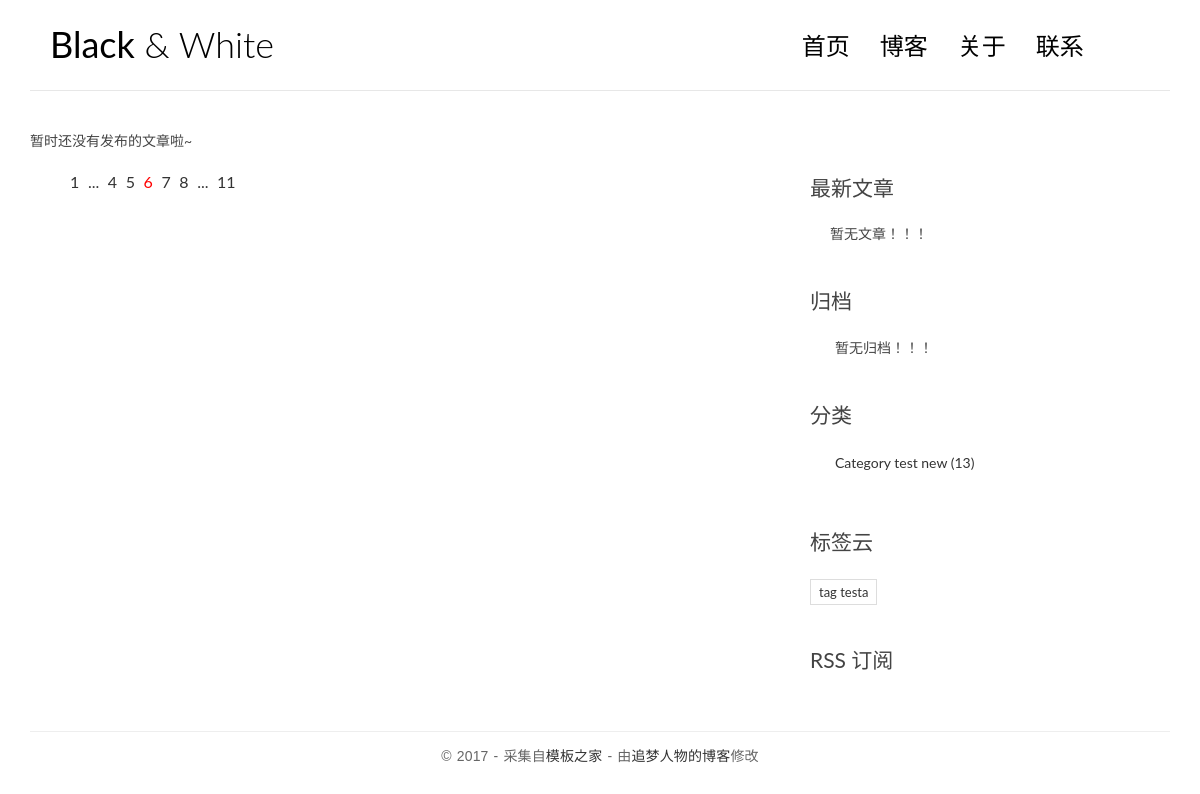
The app's page /, older data.
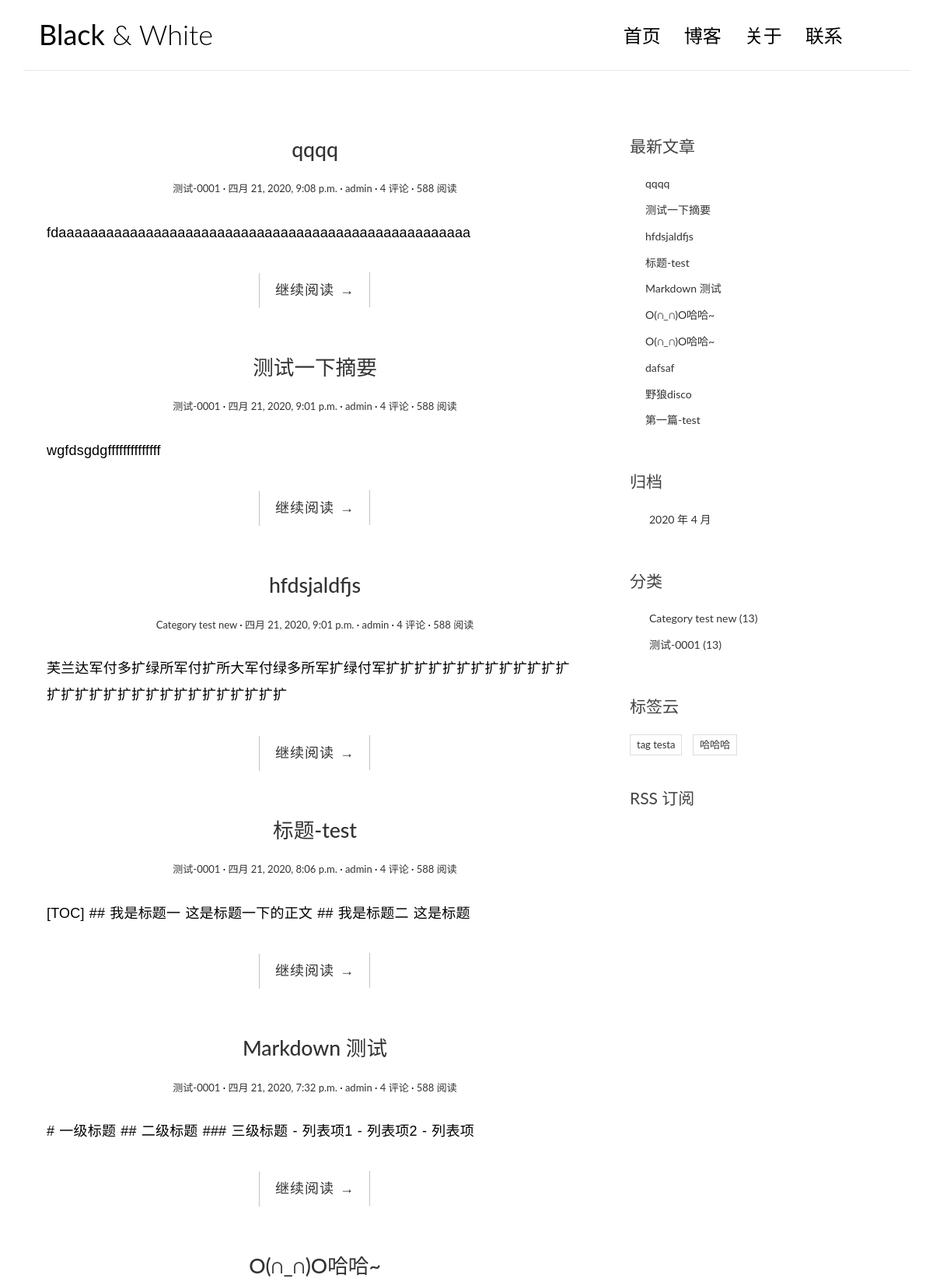
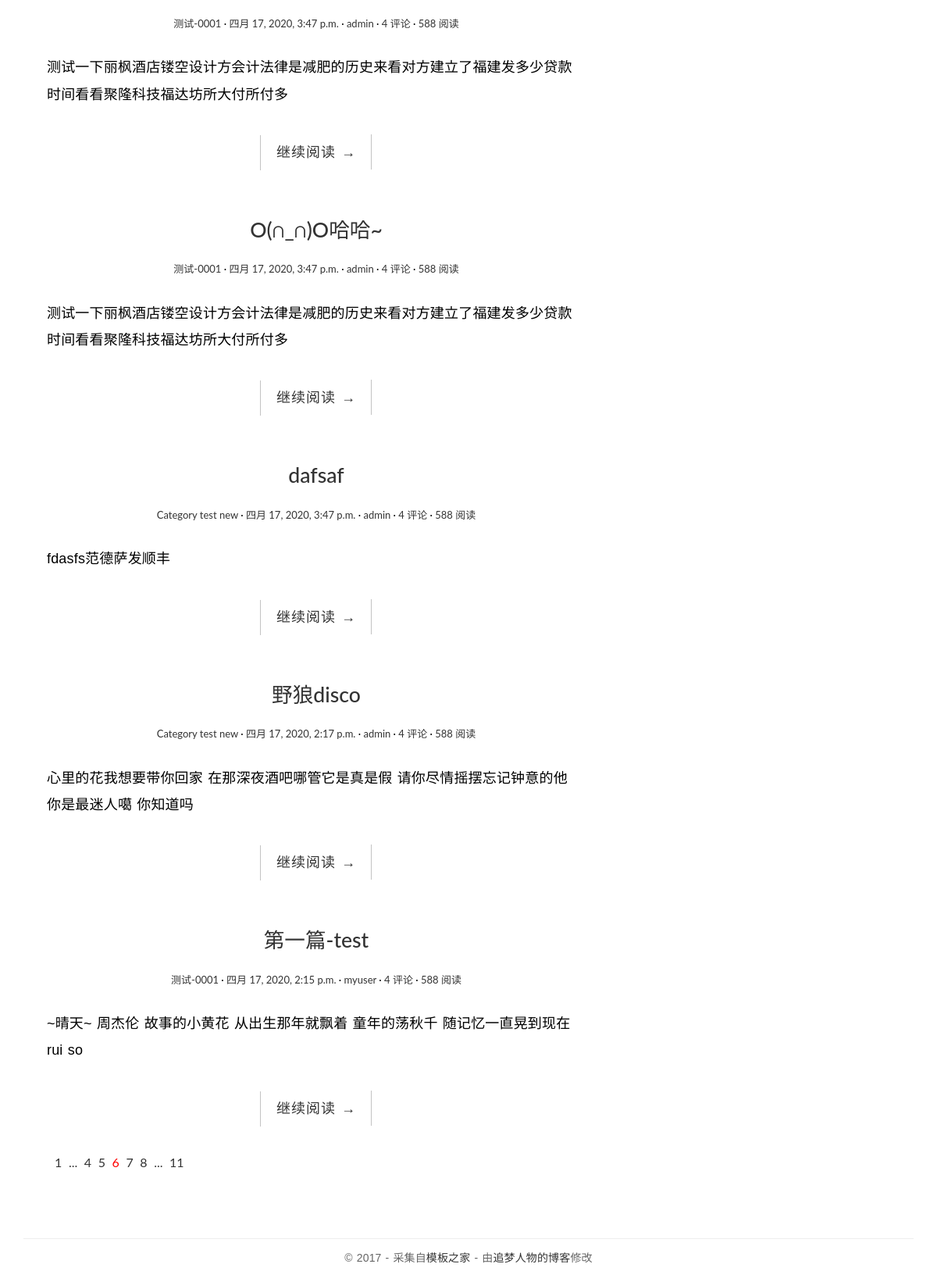
The same page, newer data (2 pictures, top to bottom).
### blog/models.py (models this page shows, shortened)
class Category(models.Model):
    """
    django 要求模型必须继承models.Model类。
    Category 只需要一个简单的分类名 name 就可以了
    CharField 指定了分类名 name 数据类型，CharField是字符型，
    CharField 的 max_length 参数指定其最大长度，超过这个长度的分类名就不能被存入数据库。
    当然 django 还为我们提供了多种其他的数据类型，如日期时间类型DateTimeField、整数类型IntegerField等等。
    django的全部类型可查看文档: https://docs.djangoproject.com/en/2.2/ref/models/fields/#field-types
    """
    name = models.CharField(max_length=100)

class Tag(models.Model):
    """
    标签Tag也比较简单，和Category一样。
    """
    name = models.CharField(max_length=100)

class Post(models.Model):
    """
    文章的数据库表稍微复杂一点，主要是涉及的字段更多。
    """
    title = models.CharField(max_length=70)
    body = models.TextField()
    created_time = models.DateTimeField()
    modified_time = models.DateTimeField()
    excerpt = models.CharField(max_length=200, blank=True)
    category = models.ForeignKey(Category, on_delete=models.CASCADE)
    tags = models.ManyToManyField(Tag, blank=True)
    author = models.ForeignKey(User, on_delete=models.CASCADE)

### blog/views.py (the view)
# urls.py: path('', views.index, name='index'),
def index(request):
    post_list = Post.objects.all().order_by('-created_time')
    return render(request, 'blog/index.html', context={'post_list': post_list})

### blog/templatetags/blog_extras.py (called while the page is built)
@register.inclusion_tag('blog/inclusions/_recent_posts.html', takes_context=True)
def show_recent_posts(context, num=5):
    return {
        'recent_post_list': Post.objects.all().order_by('-created_time')[:num],
    }

@register.inclusion_tag('blog/inclusions/_archives.html', takes_context=True)
def show_archives(context):
    return {
        'date_list': Post.objects.dates('created_time', 'month', order='DESC')
    }

@register.inclusion_tag('blog/inclusions/_categories.html', takes_context=True)
def show_categories(context):
    return {
        'category_list': Category.objects.all()
    }

@register.inclusion_tag('blog/inclusions/_tags.html', takes_context=True)
def show_tags(context):
    return {
        'tag_list': Tag.objects.all(),
    }

### templates/blog/index.html
{% extends 'base.html' %}
{% block main %}
    {% for post in post_list %}
        <article class="post post-{{ post.pk }}">
            <header class="entry-header">
                <h1 class="entry-title">
                    <a href="{{ post.get_absolute_url }}">{{ post.title }}</a>
                </h1>
                <div class="entry-meta">
                    <span class="post-category"><a href="#">{{ post.category.name }}</a></span>
                    <span class="post-date"><a href="#"><time class="entry-date"
                                                              datetime="{{ post.created_time }}">{{ post.created_time }}</time></a></span>
                    <span class="post-author"><a href="#">{{ post.author }}</a></span>
                    <span class="comments-link"><a href="#">4 评论</a></span>
                    <span class="views-count"><a href="#">588 阅读</a></span>
                </div>
            </header>
            <div class="entry-content clearfix">
                <p>{{ post.body|truncatechars:54 }}</p>
                <div class="read-more cl-effect-14">
                    <a href="{{ post.get_absolute_url }}" class="more-link">继续阅读 <span class="meta-nav">→</span></a>
                </div>
            </div>
        </article>
    {% empty %}
        <div class="no-post">暂时还没有发布的文章啦~</div>
    {% endfor %}
    <div class="pagination">
        <ul>
            <li><a href="">1</a></li>
            <li><a href="">...</a></li>
            <li><a href="">4</a></li>
            <li><a href="">5</a></li>
            <li class="current"><a href="">6</a></li>
            <li><a href="">7</a></li>
            <li><a href="">8</a></li>
            <li><a href="">...</a></li>
            <li><a href="">11</a></li>
        </ul>
    </div>
{% endblock main %}

### templates/base.html (shortened to what this page needs)
{% load static %}
{% load blog_extras %}
<!DOCTYPE html>
<html>
<head>
    <link rel="stylesheet" href="http://code.ionicframework.com/ionicons/2.0.1/css/ionicons.min.css">
    <link rel="stylesheet" href="{% static 'blog/css/bootstrap.min.css' %}">
    <link rel="stylesheet" href="{% static 'blog/css/pace.css' %}">
    <link rel="stylesheet" href="{% static 'blog/css/custom.css' %}">
    <link href="https://cdn.bootcss.com/highlight.js/9.15.8/styles/github.min.css" rel="stylesheet">
</head>
<body>
<div class="container">
    <header id="site-header">
        <div class="row">
            <div class="col-md-4 col-sm-5 col-xs-8">
                <div class="logo">
                    <h1><a href="index.html"><b>Black</b> &amp; White</a></h1>
                </div>
            </div>
            <div class="col-md-8 col-sm-7 col-xs-4">
                <nav class="main-nav" role="navigation">
                    <div class="collapse navbar-collapse" id="bs-example-navbar-collapse-1">
                        <ul class="nav navbar-nav navbar-right">
                            <li class="cl-effect-11"><a href="index.html" data-hover="首页">首页</a></li>
                            <li class="cl-effect-11"><a href="full-width.html" data-hover="博客">博客</a></li>
                            <li class="cl-effect-11"><a href="about.html" data-hover="关于">关于</a></li>
                            <li class="cl-effect-11"><a href="contact.html" data-hover="联系">联系</a></li>
                        </ul>
                    </div>
                </nav>
            </div>
        </div>
    </header>
</div>
<div class="content-body">
    <div class="container">
        <div class="row">
            <main class="col-md-8">
                {% block main %}
                {% endblock main %}
            </main>
            <aside class="col-md-4">
                {% show_recent_posts 10 %}
                {% show_archives %}
                {% show_categories %}
                {% show_tags %}
                <div class="rss">
                    <a href=""> RSS 订阅</a>
                </div>
            </aside>
        </div>
    </div>
</div>
<footer id="site-footer">
    <div class="container">
        <div class="row">
            <div class="col-md-12">
                <p class="copyright">&copy 2017 - 采集自<a href="http://www.cssmoban.com/"
                                                        target="_blank" title="模板之家">模板之家</a>
                    - 由<a href="http://zmrenwu.com/" title="网页模板" target="_blank">追梦人物的博客</a>修改
                </p>
            </div>
        </div>
    </div>
</footer>
</body>
</html>

### templates/blog/inclusions/_recent_posts.html
<div class="widget widget-recent-posts">
    <h3 class="widget-title">
        最新文章
    </h3>
    <ul>
        {% for post in recent_post_list %}
            <li>
                <a href="{{ post.get_absolute_url }}">{{ post.title }}</a>
            </li>
        {% empty %}
            暂无文章！！！
        {% endfor %}
    </ul>
</div>

### templates/blog/inclusions/_archives.html
<div class="widget widget-archives">
    <h3 class="widget-title">归档</h3>
    <ul>
        {% for date in date_list %}
            <li>
                <a href="{% url 'blog:archive' date.year date.month %}">{{ date.year }} 年 {{ date.month }} 月</a>
            </li>
        {% empty %}
            暂无归档！！！
        {% endfor %}
    </ul>
</div>

### templates/blog/inclusions/_categories.html
<div class="widget widget-category">
    <h3 class="widget-title">分类</h3>
    <ul>
        {% for category in category_list %}
        <li>
            <a href="{% url 'blog:category' category.pk %}">{{ category.name }} <span class="post-count">(13)</span></a>
        </li>
         {% empty %}
            暂无分类！！！
        {% endfor %}
    </ul>
</div>

### templates/blog/inclusions/_tags.html
<div class="widget widget-tag-cloud">
    <h3 class="widget-title">标签云</h3>
    <ul>
        {% for tag in tag_list %}
        <li>
            <a href="{% url 'blog:tag' tag.pk %}">{{ tag.name }}</a>
        </li>
        {% empty %}
            暂无标签！！！
        {% endfor %}
    </ul>
</div>

### blog/static/blog/css/custom.css (style rules this page uses)
* { outline: none; }
h1, h2, h3, h4, h5, h6 { margin-top: 0; }
b { font-weight: 400; }
a { color: #333; }
body { color: #444; font-family: 'Lato', sans-serif; }
p { font-family: 'Ubuntu', sans-serif; font-weight: 400; word-spacing: 1px; letter-spacing: 0.01em; }
#site-header { background-color: #FFF; padding: 25px 20px; margin-bottom: 40px; border-bottom: 1px solid #e7e7e7; }
.logo h1 a { color: #000; }
.logo h1 { margin: 0; font-family: 'Lato', sans-serif; font-weight: 300; }
.main-nav { margin-top: 11px; max-width: 95%; }
.main-nav a { color: #000000 !important; padding: 0 0 5px 0 !important; margin-right: 30px; font-family: 'Lato', sans-serif; font-weight: 300; font-size: 24px; }
.cl-effect-11 a { padding: 10px 0; color: #0972b4; text-shadow: none; }
.cl-effect-11 a::before { position: absolute; top: 0; left: 0; overflow: hidden; padding: 0 0 5px 0 !important; max-width: 0; border-bottom: 1px solid #000; color: #000; content: attr(data-hover); white-space: nowrap; -webkit-transition: max-width 0.5s; -moz-transition: max-width 0.5s; transition: max-width 0.5s; }
.content-body { padding-bottom: 4em; }
.post { background: #fff; padding: 30px 30px 0; }
.entry-title { text-align: center; font-size: 1.9em; margin-bottom: 20px; line-height: 1.6; padding: 10px 20px 0; }
.entry-meta { text-align: center; color: #DDDDDD; font-size: 13px; margin-bottom: 30px; }
.entry-content { font-size: 18px; line-height: 1.9; font-weight: 300; color: #000; }
.post-category::after, .post-date::after, .post-author::after, .comments-link::after { content: ' ·'; color: #000; }
.read-more { font-family: 'Ubuntu', sans-serif; font-weight: 400; word-spacing: 1px; letter-spacing: 0.01em; text-align: center; margin-top: 20px; }
.cl-effect-14 a { padding: 0 20px; height: 45px; line-height: 45px; position: relative; display: inline-block; margin: 15px 25px; letter-spacing: 1px; font-weight: 400; text-shadow: 0 0 1px rgba(255, 255, 255, 0.3); }
.cl-effect-14 a::before, .cl-effect-14 a::after { position: absolute; width: 45px; height: 1px; background: #C3C3C3; content: ''; -webkit-transition: all 0.3s; -moz-transition: all 0.3s; transition: all 0.3s; pointer-events: none; }
.cl-effect-14 a::before { top: 0; left: 0; -webkit-transform: rotate(90deg); -moz-transform: rotate(90deg); transform: rotate(90deg); -webkit-transform-origin: 0 0; -moz-transform-origin: 0 0; transform-origin: 0 0; }
.cl-effect-14 a::after { right: 0; bottom: 0; -webkit-transform: rotate(90deg); -moz-transform: rotate(90deg); transform: rotate(90deg); -webkit-transform-origin: 100% 0; -moz-transform-origin: 100% 0; transform-origin: 100% 0; }
.widget { background: #fff; padding: 30px 0 0; }
.widget-title { font-size: 1.5em; margin-bottom: 20px; line-height: 1.6; padding: 10px 0 0; font-weight: 400; }
.widget-recent-posts ul { padding: 0; margin: 0; padding-left: 20px; }
.widget-recent-posts ul li { list-style-type: none; position: relative; line-height: 170%; margin-bottom: 10px; }
.widget-recent-posts ul li::before { content: '\f3d3'; font-family: "Ionicons"; position: absolute; left: -17px; top: 3px; font-size: 16px; color: #000; }
.widget-archives ul { padding: 0; margin: 0; padding-left: 25px; }
.widget-archives ul li { list-style-type: none; position: relative; line-height: 170%; margin-bottom: 10px; }
.widget-archives ul li::before { content: '\f3f3'; font-family: "Ionicons"; position: absolute; left: -25px; top: 1px; font-size: 16px; color: #000; }
.widget-category ul { padding: 0; margin: 0; padding-left: 25px; }
.widget-category ul li { list-style-type: none; position: relative; line-height: 170%; margin-bottom: 10px; }
.widget-category ul li::before { content: '\f3fe'; font-family: "Ionicons"; position: absolute; left: -25px; top: 1px; font-size: 18px; color: #000; }
.widget-tag-cloud ul { padding: 0; margin: 0; margin-right: -10px; }
.widget-tag-cloud ul li { list-style-type: none; font-size: 13px; display: inline-block; margin-right: 10px; margin-bottom: 10px; padding: 3px 8px; border: 1px solid #ddd; }
.rss { font-size: 21px; margin-top: 30px; }
.rss a { color: #444; }
#site-footer { padding-top: 10px; padding: 0 0 1.5em 0; }
.copyright { text-align: center; padding-top: 1em; margin: 0; border-top: 1px solid #eee; color: #666; }
.pagination ul { list-style: none; }
.pagination ul li { display: inline-block; font-size: 16px; margin-right: 5px; }
.current a { color: red; }

Row changes from the older to the newer data that the page shows:
added Post: title "qqqq", category.name "测试-0001", created_time "四月 21, 2020, 9:08 p.m.", author "admin", body "fdaaaaaaaaaaaaaaaaaaaaaaaaaaaaaaaaaaaaaaaaaaaaaaaaaaaa"
added Post: title "测试一下摘要", category.name "测试-0001", created_time "四月 21, 2020, 9:01 p.m.", author "admin", body "wgfdsgdgffffffffffffff"
added Post: title "hfdsjaldfjs", category.name "Category test new", created_time "四月 21, 2020, 9:01 p.m.", author "admin", body "芙兰达军付多扩绿所军付扩所大军付绿多所军扩绿付军扩扩扩扩扩扩扩扩扩扩扩扩扩扩扩扩扩扩扩扩扩扩扩扩扩扩扩扩扩扩"
added Post: title "标题-test", category.name "测试-0001", created_time "四月 21, 2020, 8:06 p.m.", author "admin", body "[TOC] ## 我是标题一 这是标题一下的正文 ## 我是标题二 这是标题"
added Post: title "Markdown 测试", category.name "测试-0001", created_time "四月 21, 2020, 7:32 p.m.", author "admin", body "# 一级标题 ## 二级标题 ### 三级标题 - 列表项1 - 列表项2 - 列表项"
added Post: title "O(∩_∩)O哈哈~", category.name "测试-0001", created_time "四月 17, 2020, 3:47 p.m.", author "admin", body "测试一下丽枫酒店镂空设计方会计法律是减肥的历史来看对方建立了福建发多少贷款时间看看聚隆科技福达坊所大付所付多"
added Post: title "O(∩_∩)O哈哈~", category.name "测试-0001", created_time "四月 17, 2020, 3:47 p.m.", author "admin", body "测试一下丽枫酒店镂空设计方会计法律是减肥的历史来看对方建立了福建发多少贷款时间看看聚隆科技福达坊所大付所付多"
added Post: title "dafsaf", category.name "Category test new", created_time "四月 17, 2020, 3:47 p.m.", author "admin", body "fdasfs范德萨发顺丰"
added Post: title "野狼disco", category.name "Category test new", created_time "四月 17, 2020, 2:17 p.m.", author "admin", body "心里的花我想要带你回家 在那深夜酒吧哪管它是真是假 请你尽情摇摆忘记钟意的他 你是最迷人噶 你知道吗"
added Post: title "第一篇-test", category.name "测试-0001", created_time "四月 17, 2020, 2:15 p.m.", author "myuser", body "~晴天~ 周杰伦 故事的小黄花 从出生那年就飘着 童年的荡秋千 随记忆一直晃到现在 rui so"
added Category: name "测试-0001"
added Tag: name "哈哈哈"
Text that changed along with them:
new list line: "2020 年 4 月"
text no longer shown: "暂时还没有发布的文章啦~ 暂无文章！！！ 暂无归档！！！"
